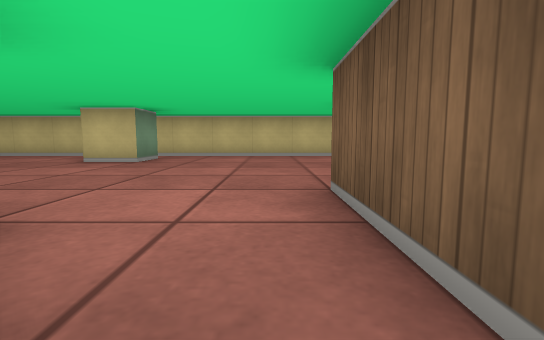
view 1 (above)

17 first-person views from a walk through a cub3D ray-caster map. The camera is about half as high as the walls, tilts 6° down and sees 85° across. The floor is counted in squares. Each view is taken from the middle of a square. On the plan, view 1 faces up. The plan holds only what a view shows up to about 9 squares ahead; the rest is blank.

view 2
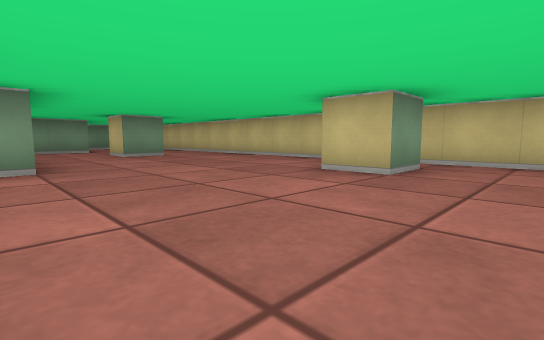

view 3
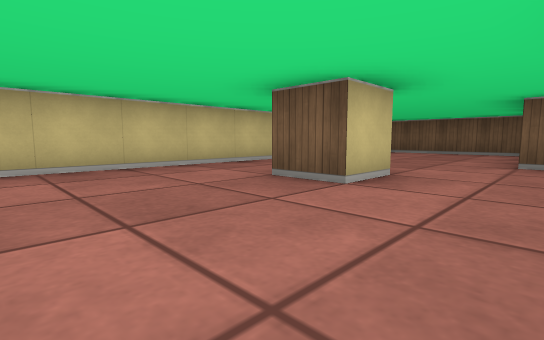

view 4
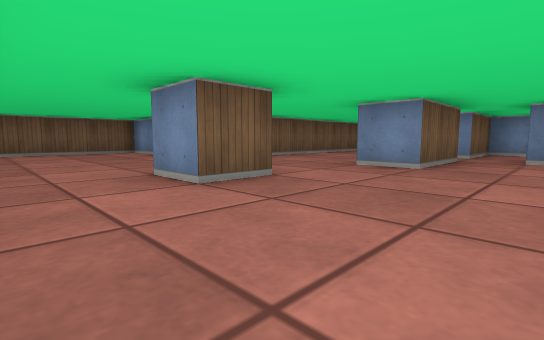

view 5
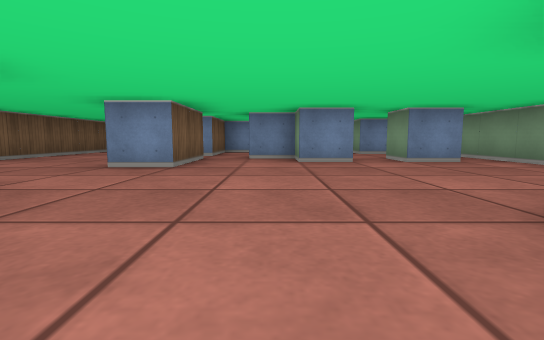

view 6
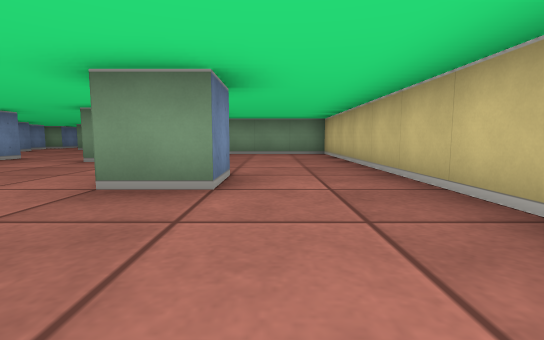

view 7
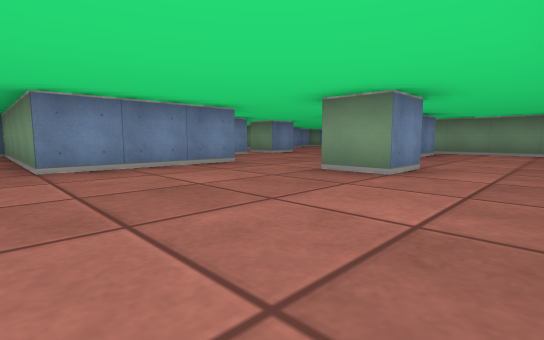

view 8
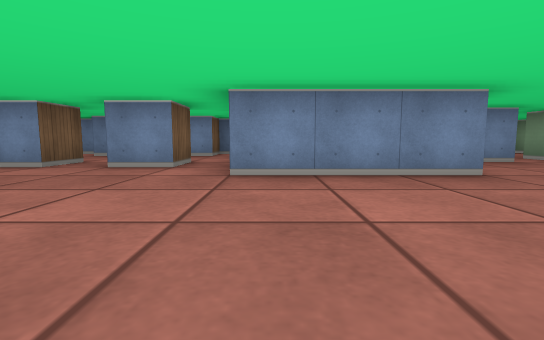

view 9
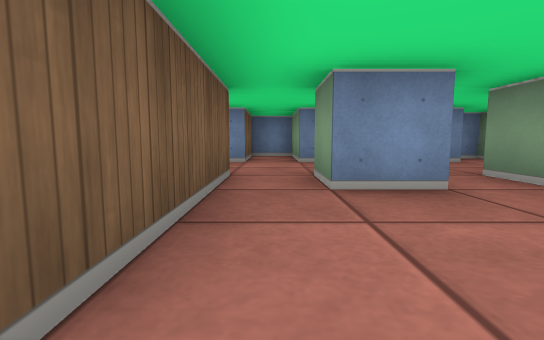

view 10
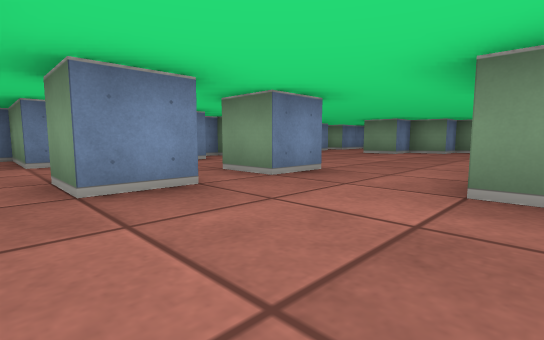

view 11
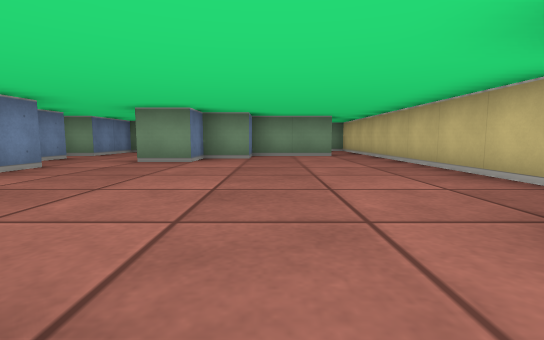

view 12
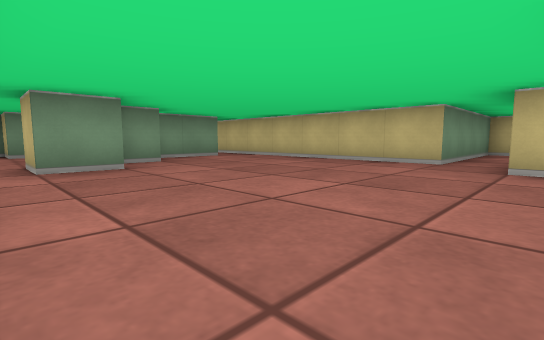

view 13
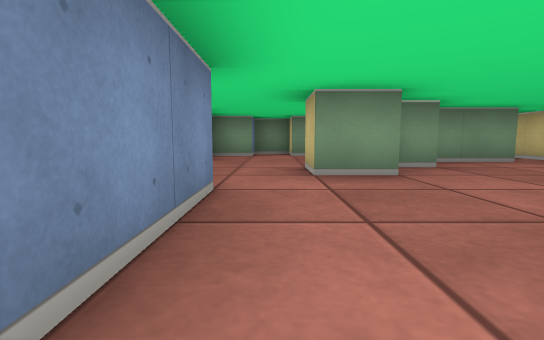

view 14
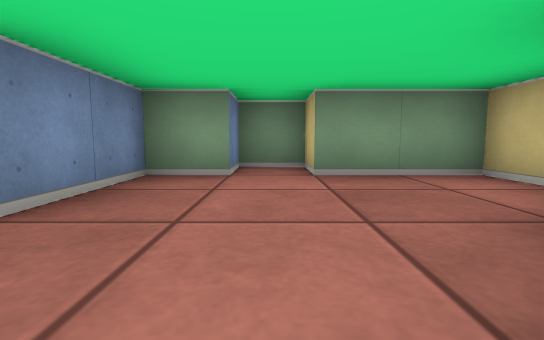

view 15
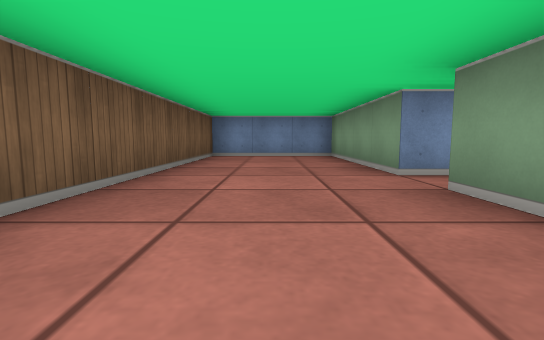

view 16
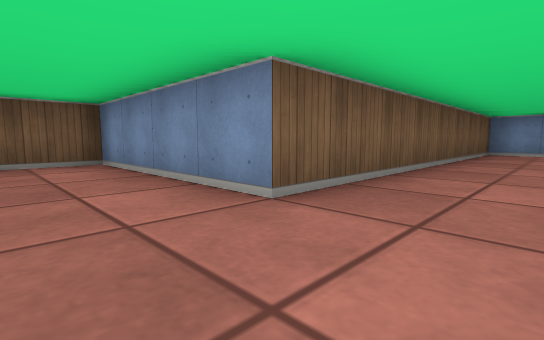

view 17
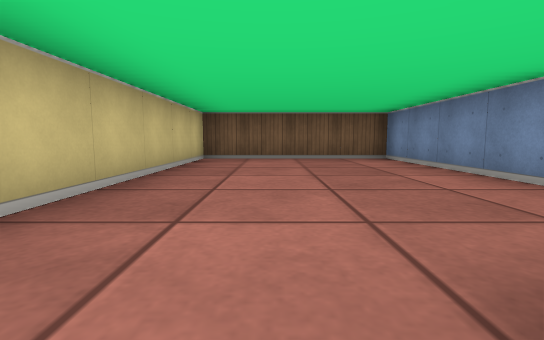

### Floor plan
Ten units are one square. View 1 is at (0, 0); x grows to the right and y downward. Boxes are objects, and circles mark ways between rooms. Rooms are numbered by the first view taken in them; rooms with no view inside come last. Other rooms are left out.
<svg viewBox="-230 -80 320 130">
<path fill="none" stroke="#000" d="M-10 25 5 25 5 5M-45 -5 -45 -15 -35 -15 -35 -5M-96 -55 -85 -55 -85 -45 -95 -45M-85 5 -85 -25 -55 -25 -55 25 -45 25 -45 15 -35 15 -35 20M-106 -5 -95 -5 -95 5M-115 -44 -115 -25M-48 -75 -145 -75 -145 -35 -210 -35M-25 -5 -25 -15 -15 -15 -15 -5 -5 -5M-25 -66 -25 -55 -35 -55M-95 24 -95 45 -85 45 -85 25M-125 -5 -115 -5 -115 5M-135 -45 -125 -45M5 -5 5 -25 15 -25M5 5 15 5 15 45 45 45 45 -35 85 -35 85 -75 -29 -75M15 -15 15 -5M-135 28 -135 35 -131 35M26 -45 15 -45 15 -55 25 -55M-165 25 -145 25M-195 -26 -195 -5 -185 -5 -185 5 -175 5 -175 15 -185 15M-185 35 -178 35M-206 -5 -215 -5 -215 15 -225 15 -225 25 -215 25 -215 35 -195 35 -195 42"/>
<circle cx="-20" cy="10" r="3" fill="#2a7"/>
<circle cx="0" cy="-10" r="3" fill="#2a7"/>
<circle cx="10" cy="0" r="3" fill="#2a7"/>
<text x="0" y="10">1</text>
<text x="-70" y="-30">2</text>
</svg>
Room 1 opens to room 2.

Where each view was taken, in squares from view 1:
view 1: 0 up, 0 right, facing up
view 2: 2 up, 1 left, facing up-left
view 3: 3 up, 1 left, facing up-right
view 4: 7 up, 1 left, facing down-right
view 5: 7 up, 1 left, facing down
view 6: 6 up, 6 left, facing left
view 7: 7 up, 5 left, facing down-left
view 8: 6 up, 6 left, facing down
view 9: 3 up, 9 left, facing down
view 10: 3 up, 9 left, facing down-left
view 11: 1 up, 12 left, facing left
view 12: 2 down, 13 left, facing up-left
view 13: 2 down, 14 left, facing left
view 14: 2 down, 18 left, facing left
view 15: 3 up, 3 right, facing down
view 16: 5 up, 3 right, facing down-right
view 17: 6 up, 2 right, facing right
